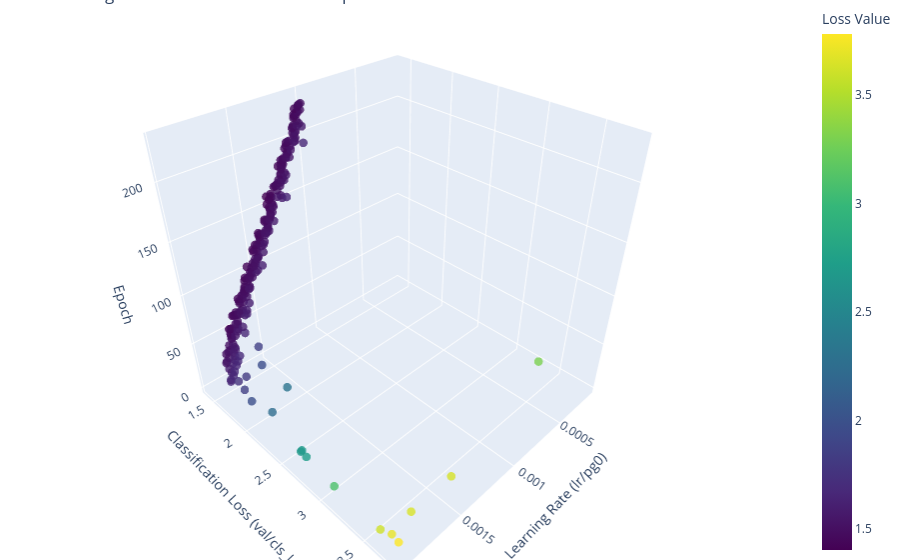

The cell this chart's notebook holds for it:
### Code cell
graph_LrLoss_3D(df)

### Figure 1 — Plotly figure (JSON) as saved in the notebook; plotly's stock layout.template omitted (floating-point values rounded to 4 significant figures; data arrays with more than 128 entries replaced by an {"elided": "..."} marker saying what was removed)
{"data": [{"marker": {"color": {"elided": "230 float values"}, "colorbar": {"title": {"text": "Loss Value"}}, "colorscale": [[0, "#440154"], [0.1111, "#482878"], [0.2222, "#3e4989"], [0.3333, "#31688e"], [0.4444, "#26828e"], [0.5556, "#1f9e89"], [0.6667, "#35b779"], [0.7778, "#6ece58"], [0.8889, "#b5de2b"], [1, "#fde725"]], "opacity": 0.8, "size": 5}, "mode": "markers", "type": "scatter3d", "x": {"elided": "230 float values"}, "y": {"elided": "230 float values"}, "z": {"elided": "230 int values"}}], "layout": {"margin": {"b": 0, "l": 0, "r": 0, "t": 0}, "scene": {"xaxis": {"title": {"text": "Learning Rate (lr/pg0)"}}, "yaxis": {"title": {"text": "Classification Loss (val/cls_loss)"}}, "zaxis": {"title": {"text": "Epoch"}}}, "title": {"text": "Learning Rate vs. Validation Loss vs. Epoch"}}}
